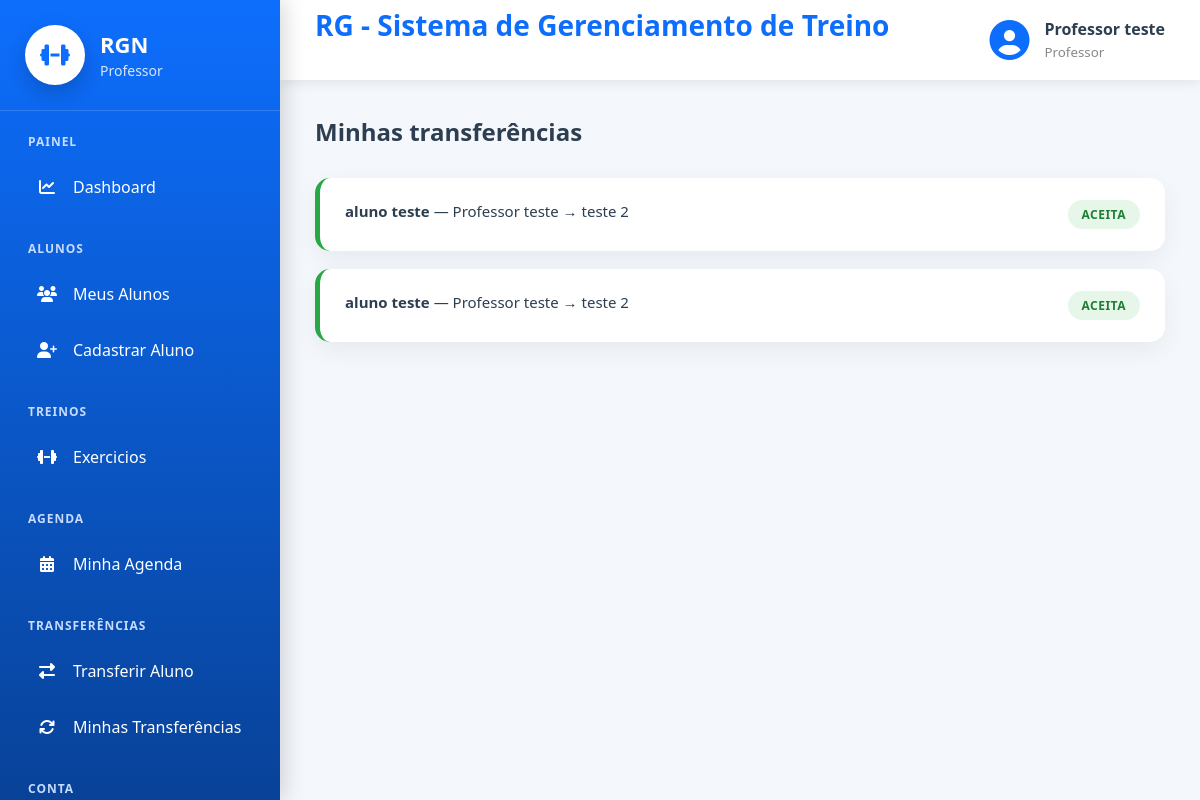
The page /cadastros/transferencia/minhas/ (signed in) on the database as committed earlier.
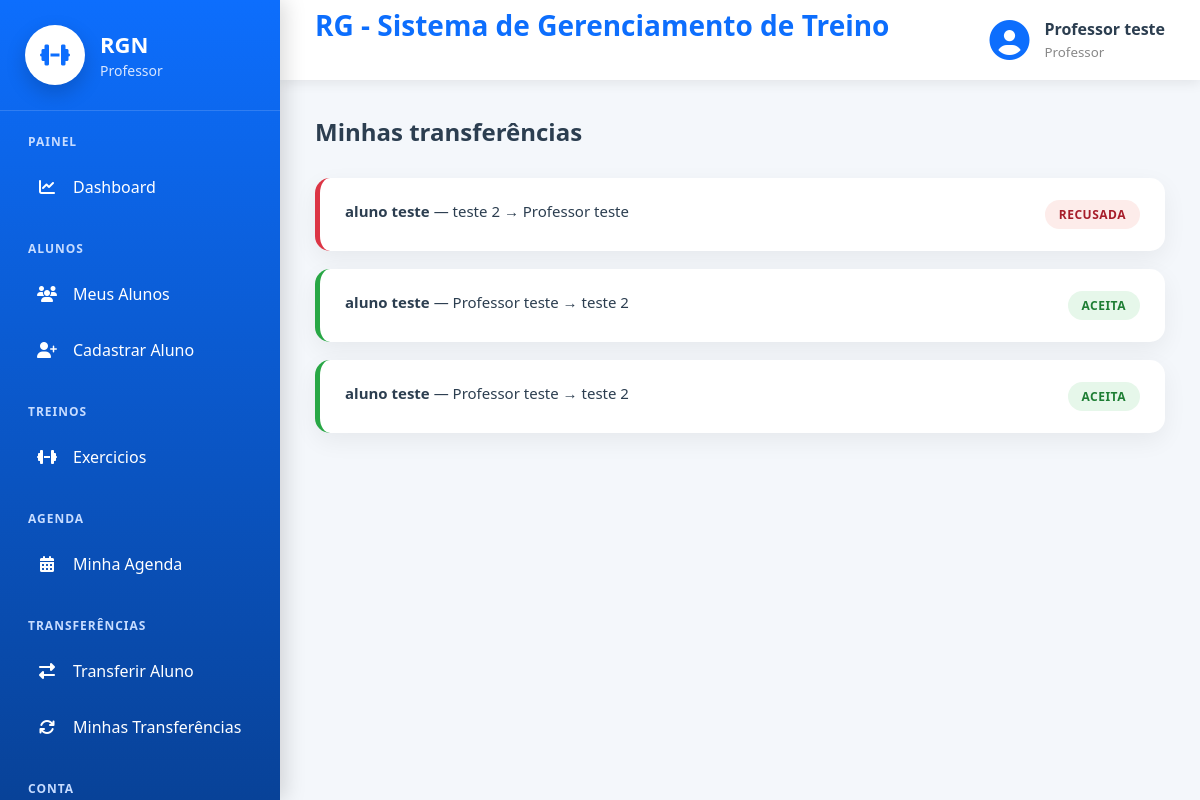
The same page on the database as committed later.
### cadastros/models.py (models this page shows, shortened)
class Auditoria(models.Model):
    cadastrado_em = models.DateTimeField(auto_now_add=True, verbose_name="Cadastrado em")
    atualizado_em = models.DateTimeField(auto_now=True, verbose_name="Atualizado em")
    class Meta:
        abstract = True

class TransferenciaAluno(Auditoria):
    ORIGEM_CHOICES = [
        ('PROFESSOR', 'Professor'),
        ('ALUNO', 'Aluno'),
    ]
    STATUS_CHOICES = [
        ('PENDENTE', 'Pendente'),
        ('ACEITA', 'Aceita'),
        ('RECUSADA', 'Recusada'),
        ('EXPIRADA', 'Expirada (sem resposta)'),
    ]
    PRAZO_HORAS = 48
    aluno = models.ForeignKey(Pessoa, on_delete=models.PROTECT, related_name="transferencias")
    professor_atual = models.ForeignKey(Pessoa, on_delete=models.PROTECT, related_name="transferencias_enviadas", null=True, blank=True)
    professor_novo = models.ForeignKey(Pessoa, on_delete=models.PROTECT, related_name="transferencias_recebidas")
    origem = models.CharField(max_length=10, choices=ORIGEM_CHOICES, default='PROFESSOR')
    status = models.CharField(max_length=10, choices=STATUS_CHOICES, default='PENDENTE')
    observacao = models.CharField(max_length=200, blank=True, null=True, verbose_name="Observação")

class Pessoa(Auditoria):
    TIPO_CHOICES = [
        ('ALUNO', 'Aluno'),
        ('PROFESSOR', 'Professor')
    ]
    SEXO_CHOICES = [
        ('M', 'Masculino'),
        ('F', 'Feminino'),
        ('O', 'Outro'),
    ]
    NIVEL_CHOICES = [
        (1, 'Iniciante'),
        (2, 'Intermediário'),
        (3, 'Avançado'),
    ]
    tipo = models.CharField(max_length=20, choices=TIPO_CHOICES, verbose_name="Tipo de Pessoa")
    nome = models.CharField(max_length=50, verbose_name="Nome")
    idade = models.IntegerField(verbose_name="Idade", null=True, blank=True)
    cpf = models.CharField(max_length=11, unique=True, verbose_name="CPF")
    telefone = models.CharField(max_length=15, verbose_name="Telefone")
    objetivo = models.TextField(verbose_name="Objetivo", null=True, blank=True)
    sexo = models.CharField(max_length=20, choices=SEXO_CHOICES, verbose_name="Sexo", null=True, blank=True)
    nivel = models.IntegerField(choices=NIVEL_CHOICES, verbose_name="Nível", null=True, blank=True)
    cidade = models.ForeignKey(Cidade, on_delete=models.PROTECT)
    professor = models.ForeignKey("self", on_delete=models.PROTECT, related_name="alunos", limit_choices_to={"tipo": "PROFESSOR"}, null=True, blank=True)
    usuario = models.OneToOneField("auth.User", on_delete=models.CASCADE, related_name="pessoa_usuario")

### cadastros/views.py (the view)
# urls.py: path('transferencia/minhas/', MinhasTransferenciasList.as_view(), name="minhas-transferencias"),
class MinhasTransferenciasList(LoginRequiredMixin, GroupRequiredMixin, ListView):
    model = TransferenciaAluno
    template_name = 'cadastros/listar_transferencias.html'
    context_object_name = 'transferencias'
    group_required = ["Professor"]
    def get_queryset(self):
        expirar_transferencias_vencidas()
        pessoa = self.request.user.pessoa_usuario
        return TransferenciaAluno.objects.filter(
            Q(professor_atual=pessoa) | Q(professor_novo=pessoa)
        ).order_by('-cadastrado_em')

### cadastros/models.py (called while the page is built)
def expirar_transferencias_vencidas():
    limite = timezone.now() - timedelta(hours=TransferenciaAluno.PRAZO_HORAS)
    TransferenciaAluno.objects.filter(
        status='PENDENTE',
        cadastrado_em__lt=limite,
    ).update(status='EXPIRADA')

### cadastros/templates/cadastros/listar_transferencias.html (shortened to what this page needs)
{% extends 'modelo.html' %}
{% load static %}
{% block css %}
<link rel="stylesheet" href="{% static 'css/paginas/modelo.css' %}">
<link rel="stylesheet" href="{% static 'css/cadastros/listar_transferencias.css' %}">
{% endblock %}
{% block main %}
<h2 class="titulo">Minhas transferências</h2>
{% for t in transferencias %}
<div class="card-transferencia status-{{ t.status|lower }}">
    <div class="card-topo">
        <p class="card-aluno">
            <strong>{{ t.aluno.nome }}</strong>
            {% if t.origem == 'ALUNO' %}
                solicitou transferência para <strong>{{ t.professor_novo.nome }}</strong>
            {% else %}
                — {{ t.professor_atual.nome }} → {{ t.professor_novo.nome }}
            {% endif %}
        </p>
        <span class="badge-status">{{ t.get_status_display }}</span>
    </div>
</div>
{% empty %}
<p>Nenhuma transferência no momento.</p>
{% endfor %}
{% endblock %}

Rows that differ between the two databases and show on the page:
added TransferenciaAluno: aluno.nome "aluno teste", professor_atual.nome "teste 2", professor_novo.nome "Professor teste", status "RECUSADA"
